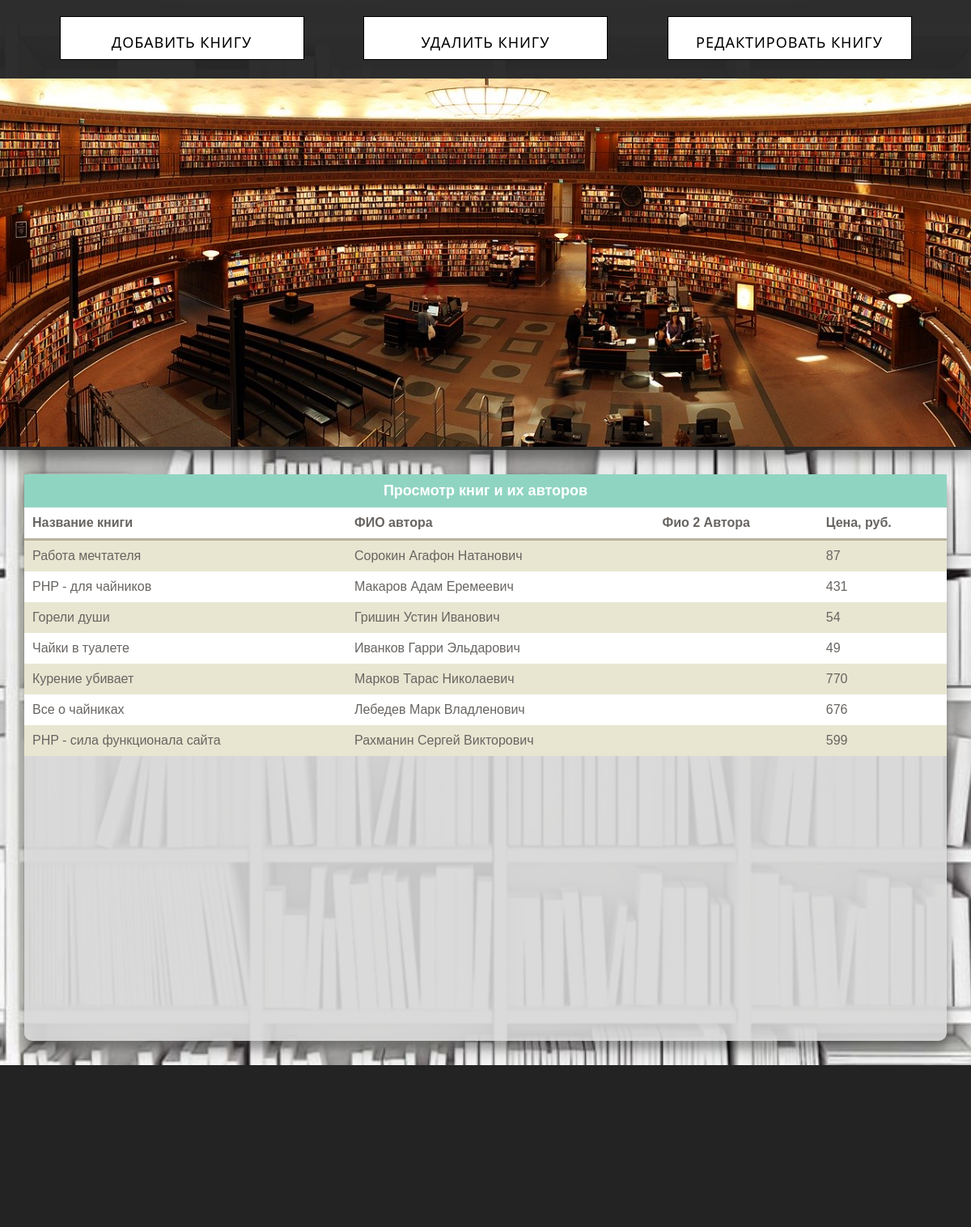
The page / on the database its author committed.
### tables this page shows
CREATE TABLE `book` (
  `id_b` int(11) NOT NULL,
  `name` text NOT NULL
);

CREATE TABLE `author` (
  `id_a` int(11) NOT NULL,
  `fio` text NOT NULL
);

### index.php (the view, shortened to what this page needs)
<!DOCTYPE html>
<html lang="ru">
<head>
    <link rel="stylesheet" href="CSS/stylesheet.css">
</head>
<body>
<div class="container">
    <div class="header">
        <div class="button_box_header">
            <div class="button_header">
                <a href="INTERNAL_PAGE/ADD_BOOK.php" class="botr">Добавить книгу</a>
            </div>
            <div class="button_header">
                <a href="INTERNAL_PAGE/DELETE_BOOK.php" class="botr">Удалить книгу</a>
            </div>
            <div class="button_header">
                <a href="INTERNAL_PAGE/EDIT_BOOK.php" class="botr">Редактировать книгу</a>
            </div>
        </div>
        <div class="image_header">
            <img id="image_book_header" src="IMAGES/books-1281581_1280.jpg" alt="">
        </div>
    </div>
    <div class="main">
        <div>
            <table>
                <caption>
                    Просмотр книг и их авторов
                </caption>
                <tr>
                    <th>Название книги</th>
                    <th>ФИО автора</th>
                    <th>Фио 2 Автора</th>
                    <th>Цена, руб.</th>
                </tr>
                <?php
                $connection = new PDO('mysql:host=localhost;dbname=books;charset=utf8', 'root', '');
                $data = $connection->query("SELECT `book`.`id_b`, `book`.`name`, `author`.`id_a`, `author`.`fio` FROM `book` INNER JOIN `info` ON `info`.`id_a` = `book`.`id_b` INNER JOIN `author` ON `info`.`id_a` = `author`.`id_a`");
                while ($row = $data->fetch()) {
                    $basik = rand(10, 1000);
                    echo "
                    <tr>
                        <td>{$row['name']}</td>
                        <td>{$row['fio']}</td>
                        <td>{$row['']}</td>
                        <td>$basik</td>
                    </tr>
              ";
                }
                ?>
            </table>
        </div>
    </div>
    <div class="footer">
    </div>
</div>
</body>
</html>

### CSS/stylesheet.css (style rules this page uses)
html, body { margin: 0px; padding: 0px; }
body { padding: 0; background-image: url("../IMAGES/ce1db548c030ef1b0b9f4927bc858baa.jpg"); background-position: center center; background-repeat: no-repeat; background-size: cover; background-attachment: fixed; }
.container { width: 100%; }
.header { background-color: rgba(35, 35, 35, 0.95); width: 100%; height: auto; box-shadow: 0 14px 28px rgba(0, 0, 0, 0.25), 0 10px 10px rgba(0, 0, 0, 0.22); }
.button_box_header { display: flex; justify-content: space-evenly; }
.button_header { display: flex; }
a.botr { background: #fff; width: 300px; display: block; height: 33px; padding-top: 19px; border: 1px solid #000; margin: 20px auto; font-family: 'Dosis', sans; font-size: 18px; font-weight: 200; color: #000; text-transform: uppercase; text-decoration: none; text-align: center; letter-spacing: 1px; -webkit-transition: all 300ms cubic-bezier(0.250, 0.250, 0.750, 0.750); -moz-transition: all 300ms cubic-bezier(0.250, 0.250, 0.750, 0.750); -o-transition: all 300ms cubic-bezier(0.250, 0.250, 0.750, 0.750); transition: all 300ms cubic-bezier(0.250, 0.250, 0.750, 0.750); }
.image_header { width: 100%; }
img#image_book_header { margin-top: 3px; width: 100%; height: auto; }
.main { background-color: rgba(215, 215, 215, 0.91); margin: 30px 30px 30px 30px; height: 700px; border-radius: 10px; box-shadow: 0 14px 28px rgba(0, 0, 0, 0.25), 0 10px 10px rgba(0, 0, 0, 0.22); }
.footer { background-color: rgba(35, 35, 35, 1); margin-bottom: auto; height: 200px; }
table { font-family: "Lucida Sans Unicode", "Lucida Grande", Sans-Serif; border-collapse: collapse; color: #686461; width: 100%; }
caption { padding: 10px; color: white; background: #8FD4C1; font-size: 18px; text-align: center; font-weight: bold; }
th { border-bottom: 3px solid #B9B29F; padding: 10px; text-align: left; }
td { padding: 10px; }
tr:nth-child(odd) { background: white; }
tr:nth-child(even) { background: #E8E6D1; }

### rows shown on the page
book: name "Работа мечтателя", author.fio "Сорокин Агафон Натанович"
book: name "PHP - для чайников", author.fio "Макаров Адам Еремеевич"
book: name "Горели души", author.fio "Гришин Устин Иванович"
book: name "Чайки в туалете", author.fio "Иванков Гарри Эльдарович"
book: name "Курение убивает", author.fio "Марков Тарас Николаевич"
book: name "Все о чайниках", author.fio "Лебедев Марк Владленович"
book: name "PHP - сила функционала сайта", author.fio "Рахманин Сергей Викторович"
